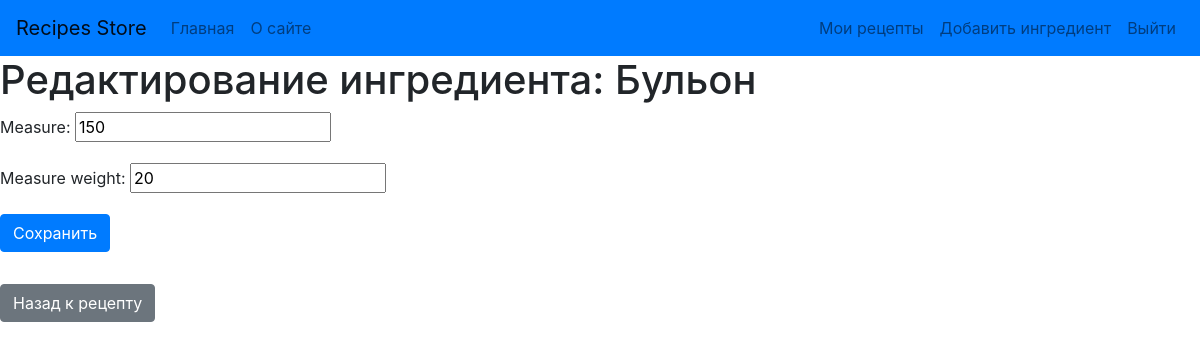
The app's page /recipe/1/ingredients/edit/1/ (signed in) with its own data.
### recipe_catalog/models.py (models this page shows, shortened)
class RecipeIngredients(models.Model):
    id = models.AutoField(primary_key=True)
    recipe = models.ForeignKey(Recipe, on_delete=models.CASCADE)
    ingredient = models.ForeignKey(Ingredient, on_delete=models.CASCADE)
    measure = models.IntegerField(validators=[MinValueValidator(1)])
    measure_weight = models.IntegerField(validators=[MinValueValidator(1)])

class Ingredient(models.Model):
    id = models.AutoField(primary_key=True)
    name = models.CharField(max_length=255)
    measure_val = models.CharField(max_length=255)
    price = models.IntegerField()

### recipe_catalog/views.py (the view)
# urls.py: path('recipe/<int:recipe_id>/ingredients/edit/<int:recipe_ingredient_id>/', edit_recipe_ingredient, name='edit_recipe_ingredient'),
@login_required
def edit_recipe_ingredient(request, recipe_id, recipe_ingredient_id):
    try:
        ingredient = RecipeIngredients.objects.get(
            id=recipe_ingredient_id, recipe__id=recipe_id, recipe__author=request.user
        )
    except RecipeIngredients.DoesNotExist:
        raise Http404("Ингредиент не найден или недоступен.")
    if request.method == 'POST':
        form = RecipeIngredientEditForm(request.POST, instance=ingredient)
        if form.is_valid():
            form.save()
            return redirect('recipe_catalog:edit_recipe', recipe_id=recipe_id)
    else:
        form = RecipeIngredientEditForm(instance=ingredient)
    return render(request, 'recipe_catalog/edit_recipe_ingredient.html', {'form': form, 'recipe': ingredient.recipe, 'ingredient': ingredient})

### recipe_catalog/forms.py
class RecipeIngredientEditForm(forms.ModelForm):
    class Meta:
        model = RecipeIngredients
        fields = ['measure', 'measure_weight']

### templates/recipe_catalog/edit_recipe_ingredient.html (shortened to what this page needs)
{% include '../header.html' %}
<h1>Редактирование ингредиента: {{ ingredient.ingredient.name }}</h1>
<form method="post">
    {{ form.as_p }}
    <button type="submit" class="btn btn-primary">Сохранить</button>
</form>
<a href="{% url 'recipe_catalog:edit_recipe' recipe.id %}" class="btn btn-secondary mt-3">Назад к рецепту</a>

### records on screen
RecipeIngredients: ingredient.name "Бульон", measure "150", measure_weight "20"
